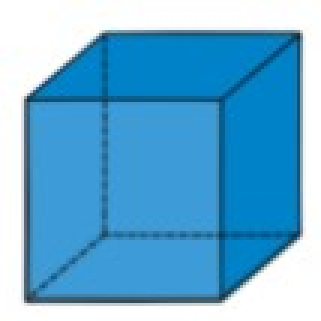
#> input picture 3d_shapes.jpg, 107 x 107 px (shown 3 times larger)
$ python corner_detection_shi_tomasi.py
#> lines starting #> are read from the running program, lines starting #| are printed output that depends on the picture; after the words box and inside, x2 and y2 are one past the last pixel; in counts of white or black regions, pixels touching at a corner belong together
import numpy as np
import cv2

#Better than harris for more complex images

image_path = r"C:\Users\emircan\Desktop\openCV\opencv401/"

source = cv2.imread("3d_shapes.jpg")
#> source is the input picture: shape (107, 107, 3); mean B, G, R 212.7, 172.8, 105

def shi_tomasi(image):
    gray = cv2.cvtColor(image, cv2.COLOR_BGR2GRAY)
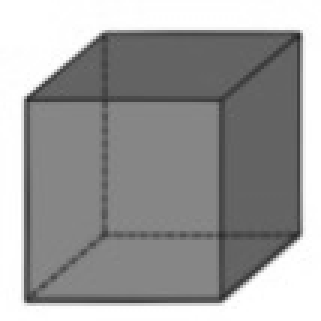
#> gray: shape (107, 107) (shown 3 times larger); min 35, max 255, mean 157.1
    corners = cv2.goodFeaturesToTrack(gray, maxCorners=30, qualityLevel = 0.05, minDistance=30)
#> corners = [[99, 11], [9, 99], [9, 33], [99, 78], [34, 11], [73, 100], [71, 35], [35, 78]]

    for pt in corners:
        print(pt)
        b = np.random.randint(0, 256)
        g = np.random.randint(0, 256)
        r = np.random.randint(0, 256)
        x = np.int32(pt[0][0])
        y = np.int32(pt[0][1])
        cv2.circle(image, (x, y), 5, (int(b), int(g), int(r)), 2)
#> this loop made 8 passes
#> (b, g, r, x, y) on passes 1 to 8: (172, 47, 117, 99, 11), (192, 67, 251, 9, 99), (195, 103, 9, 9, 33), (211, 21, 242, 99, 78), (36, 87, 70, 34, 11), (216, 88, 140, 73, 100), (58, 193, 230, 71, 35), (39, 87, 174, 35, 78)
#| [[99. 11.]]
#| [[ 9. 99.]]
#| [[ 9. 33.]]
#| [[99. 78.]]
#| [[34. 11.]]
#| [[ 73. 100.]]
#| [[71. 35.]]
#| [[35. 78.]]
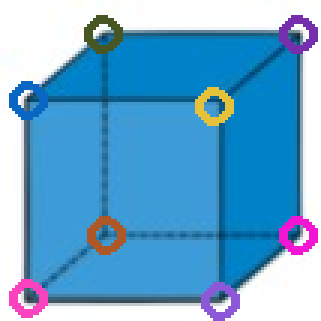
#> image: shape (107, 107, 3) (shown 3 times larger); 6.29% of pixels changed, all inside (x1, y1, x2, y2) = (3, 5, 106, 107)

    return image

# [5 lines of commented-out code are left out]

copysource = np.copy(source)

copysource= shi_tomasi(copysource)

h, w = source.shape[:2]
#> h = 107; w = 107

result = np.zeros([h, w *2, 3], dtype = source.dtype)
result[0:h, 0:w, :] = source
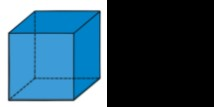
#> result: shape (107, 214, 3); mean B, G, R 106.3, 86.4, 52.5
result[0:h, w:2*w, :] = copysource
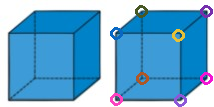
#> result: shape (107, 214, 3); mean B, G, R 210.5, 169.8, 105.7

cv2.imshow("Result", result)
cv2.waitKey(1)

cv2.imwrite("3d_shapes_wcorners.jpg", result)
